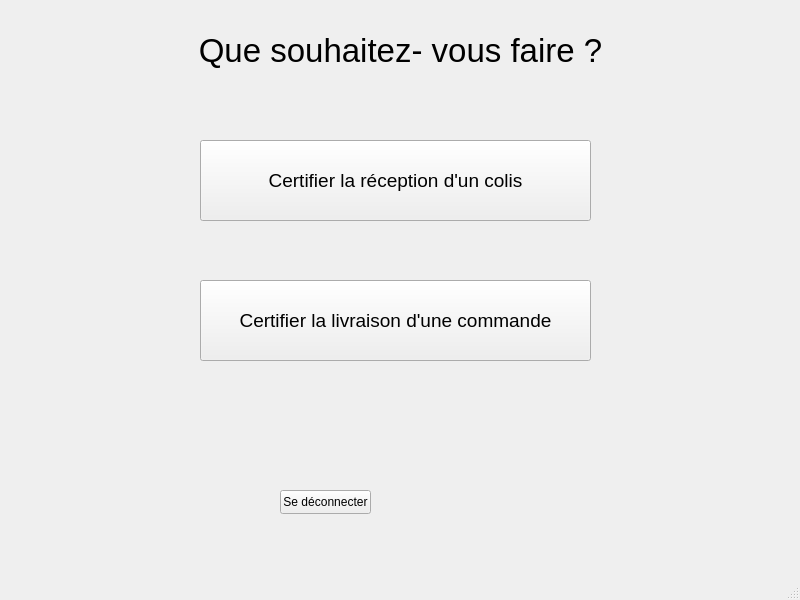
<?xml version="1.0" encoding="UTF-8"?>
<ui version="4.0">
 <class>mainpagelivreur</class>
 <widget class="QMainWindow" name="mainpagelivreur">
  <property name="geometry">
   <rect>
    <x>0</x>
    <y>0</y>
    <width>800</width>
    <height>600</height>
   </rect>
  </property>
  <property name="windowTitle">
   <string>MainWindow</string>
  </property>
  <widget class="QWidget" name="centralwidget">
   <widget class="QLabel" name="label">
    <property name="geometry">
     <rect>
      <x>340</x>
      <y>50</y>
      <width>49</width>
      <height>16</height>
     </rect>
    </property>
    <property name="text">
     <string/>
    </property>
   </widget>
   <widget class="QLabel" name="label_2">
    <property name="geometry">
     <rect>
      <x>0</x>
      <y>30</y>
      <width>801</width>
      <height>41</height>
     </rect>
    </property>
    <property name="font">
     <font>
      <pointsize>25</pointsize>
     </font>
    </property>
    <property name="text">
     <string>Que souhaitez- vous faire ?</string>
    </property>
    <property name="alignment">
     <set>Qt::AlignmentFlag::AlignCenter</set>
    </property>
   </widget>
   <widget class="QPushButton" name="pushButton_certifierreceptioncolis">
    <property name="geometry">
     <rect>
      <x>200</x>
      <y>140</y>
      <width>391</width>
      <height>81</height>
     </rect>
    </property>
    <property name="font">
     <font>
      <pointsize>14</pointsize>
     </font>
    </property>
    <property name="text">
     <string>Certifier la réception d'un colis</string>
    </property>
   </widget>
   <widget class="QPushButton" name="pushButton_certifierlivraisoncommande">
    <property name="geometry">
     <rect>
      <x>200</x>
      <y>280</y>
      <width>391</width>
      <height>81</height>
     </rect>
    </property>
    <property name="font">
     <font>
      <pointsize>14</pointsize>
     </font>
    </property>
    <property name="text">
     <string>Certifier la livraison d'une commande</string>
    </property>
   </widget>
   <widget class="QPushButton" name="pushButton_deconnexion">
    <property name="geometry">
     <rect>
      <x>280</x>
      <y>490</y>
      <width>91</width>
      <height>24</height>
     </rect>
    </property>
    <property name="text">
     <string>Se déconnecter</string>
    </property>
   </widget>
  </widget>
  <widget class="QMenuBar" name="menubar">
   <property name="geometry">
    <rect>
     <x>0</x>
     <y>0</y>
     <width>800</width>
     <height>22</height>
    </rect>
   </property>
  </widget>
  <widget class="QStatusBar" name="statusbar"/>
 </widget>
 <resources/>
 <connections/>
</ui>
